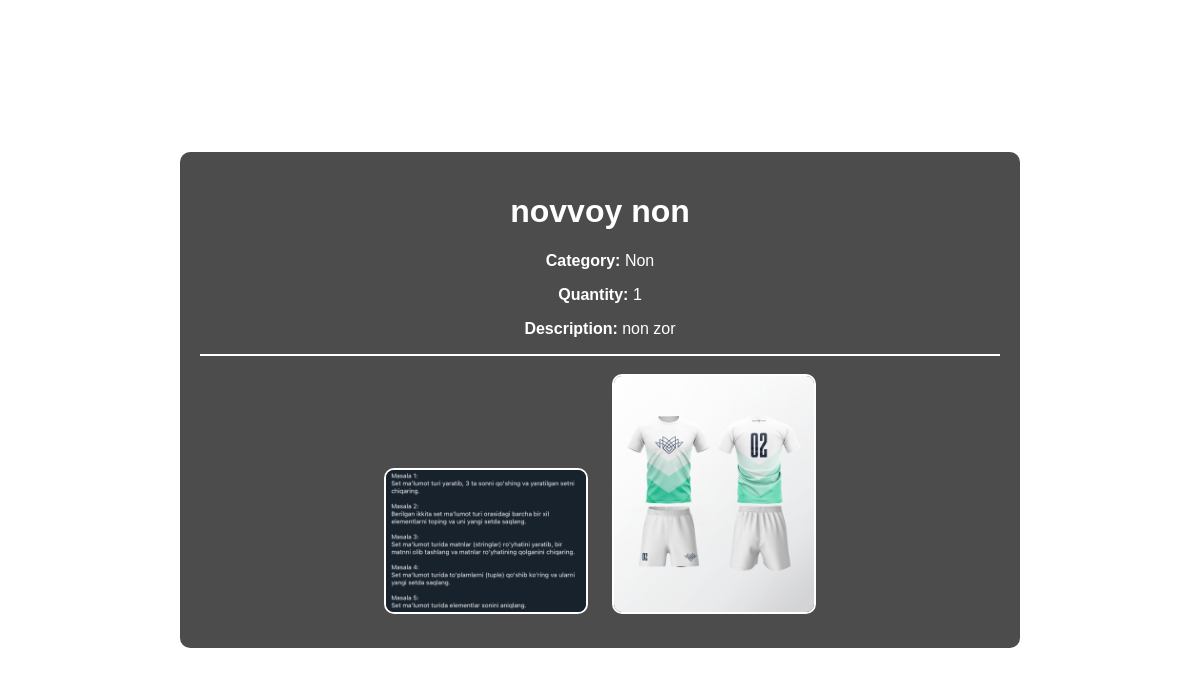
The page /main/back-office/product/detail/2/ on the database its author committed.
### Goods/models.py (models this page shows, shortened)
class Product(models.Model):
    name:str = models.CharField(max_length=255)
    quantity:int = models.PositiveIntegerField(default=1)
    price:float = models.DecimalField(max_digits=8, decimal_places=2)
    category:Category = models.ForeignKey(Category, on_delete=models.CASCADE)
    description:str = models.TextField()

class Category(models.Model):
    name = models.CharField(max_length=255)
    generate_code = models.CharField(max_length=255, blank=True, unique=True)

class ProductImg(models.Model):
    product = models.ForeignKey(Product, on_delete=models.CASCADE)
    img = models.ImageField(upload_to='product-img')
    def __str__(self):
        return self.product.name

### Goods/back-office/product/views.py (the view)
# urls.py: path('detail/<int:id>/', views.detailProduct, name='detailProduct'),
def detailProduct(request, id):
    queryset = models.Product.objects.get(id=id)
    context = {}
    print(models.ProductImg.objects.filter(product=queryset))
    context['queryset'] = queryset
    context['images'] = models.ProductImg.objects.filter(product=queryset)
    return render(request, 'back-office/product/detail.html',context)

### templates/back-office/product/detail.html (shortened to what this page needs)
<!DOCTYPE html>
<html lang="en">
<head>
</head>
<body>
    <div class="content">
        <h1>{{ queryset.name }}</h1>
        <p><strong>Category:</strong> {{ queryset.category.name }}</p>
        <p><strong>Quantity:</strong> {{ queryset.quantity }}</p>
        <p><strong>Description:</strong> {{ queryset.description }}</p>
        <hr>
        <div class="images">
            {% for image in images %}
            <img src="{{ image.img.url }}" alt="Image of {{ queryset.name }}" width="200px">
            {% endfor %}
        </div>
    </div>
</body>
</html>

### templates/back-office/product/detail.html (style rules this page uses)
body { background-image: url('https://example.com/your-image.jpg'); background-size: cover; background-position: center; background-attachment: fixed; color: white; font-family: Arial, sans-serif; margin: 0; padding: 0; display: flex; justify-content: center; align-items: center; height: 100vh; }
.content { background: rgba(0, 0, 0, 0.7); padding: 20px; border-radius: 10px; width: 80%; max-width: 800px; text-align: center; }
hr { border: 1px solid #fff; }
img { margin: 10px; border: 2px solid white; border-radius: 10px; }

### rows shown on the page
Product: name "novvoy non", category.name "Non", quantity "1", description "non zor"
ProductImg: img (picture)
ProductImg: img (picture)
